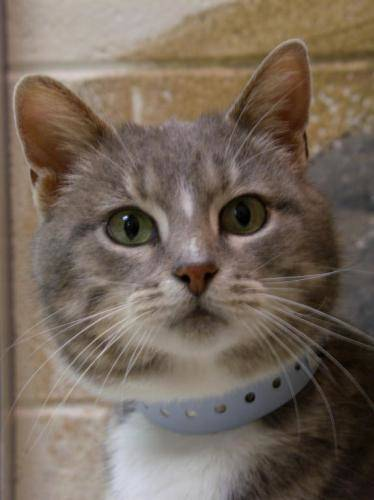
#> input picture cat/1d70f515194052f9771b8f09a8cc3b7e.jpg, 374 x 500 px, found by its file name
$ python lesson_test.py
#> lines starting #> are read from the running program, lines starting #| are printed output that depends on the picture
import matplotlib.pyplot as plt
import skimage.io


figure = plt.figure()
axes = figure.add_subplot(111)
axes.axis('off')

im = skimage.io.imread('/tmp/cat/1d70f515194052f9771b8f09a8cc3b7e.jpg')
#> im is the input picture: shape (500, 374, 3); mean R, G, B 117, 103.3, 90.9

axes.imshow(im)

sca_x = []
sca_y = []
sca = axes.scatter(sca_x, sca_y, s=150, c='#FF0000')

def spot(event):
    sca_x.append(event.xdata)
    sca_y.append(event.ydata)
    sca.set_offsets(list(zip(sca_x, sca_y)))
    figure.canvas.draw()

figure.canvas.mpl_connect('button_press_event', spot)

plt.show()
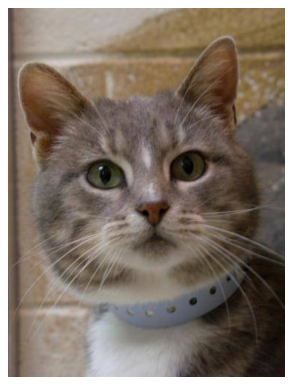
#> figure drawn by matplotlib, 1 panel

$ run again, with cat/2a24ee65a409d1b4cf82b503d149913f.jpg copied over cat/1d70f515194052f9771b8f09a8cc3b7e.jpg
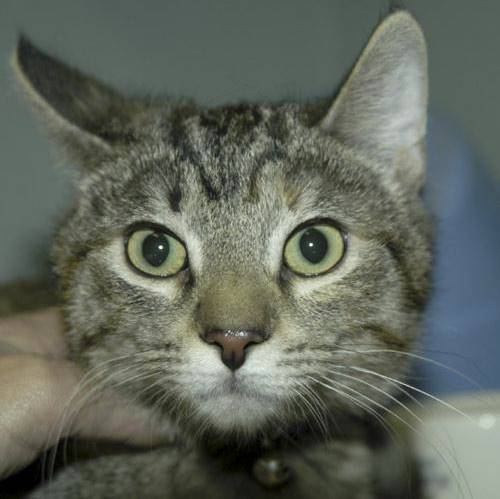
#> input picture cat/2a24ee65a409d1b4cf82b503d149913f.jpg, 500 x 499 px, found by its file name
#> im is the input picture: shape (499, 500, 3); mean R, G, B 96.4, 102.3, 92.2
#> `plt.show()`:
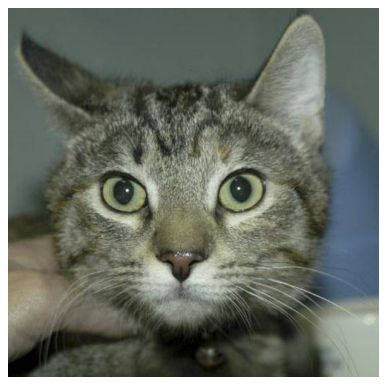
#> figure drawn by matplotlib, 1 panel

$ run again, with cat/2b9584012da69066f50754fc0057e102.jpg copied over cat/1d70f515194052f9771b8f09a8cc3b7e.jpg
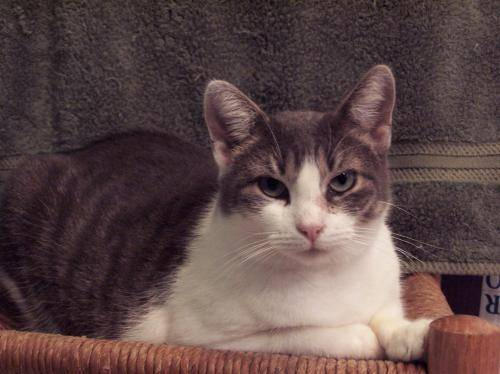
#> input picture cat/2b9584012da69066f50754fc0057e102.jpg, 500 x 374 px, found by its file name
#> im is the input picture: shape (374, 500, 3); mean R, G, B 92.6, 72, 71.4
#> `plt.show()`:
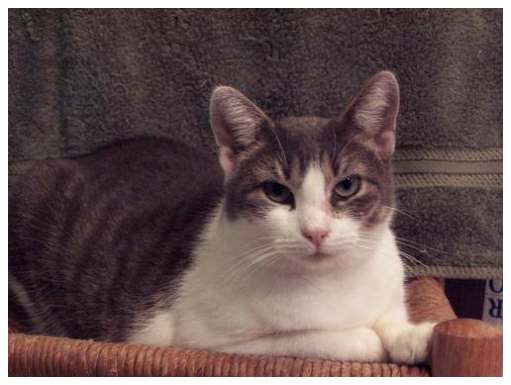
#> figure drawn by matplotlib, 1 panel

$ run again, with cat/3dfdafd4e81f215fb845a53c37dba003.jpg copied over cat/1d70f515194052f9771b8f09a8cc3b7e.jpg
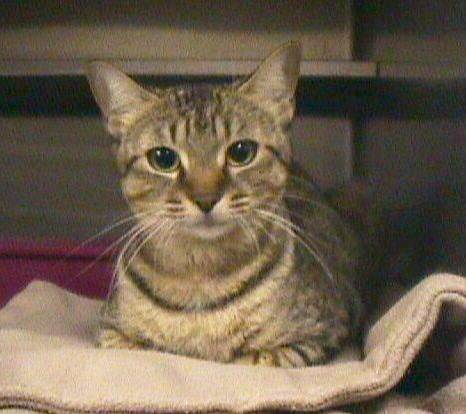
#> input picture cat/3dfdafd4e81f215fb845a53c37dba003.jpg, 466 x 414 px, found by its file name
#> im is the input picture: shape (414, 466, 3); mean R, G, B 111.3, 96.4, 78.5
#> `plt.show()`:
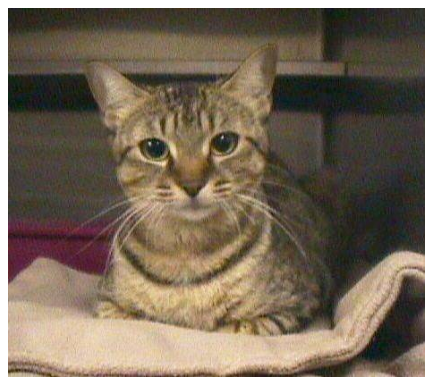
#> figure drawn by matplotlib, 1 panel
